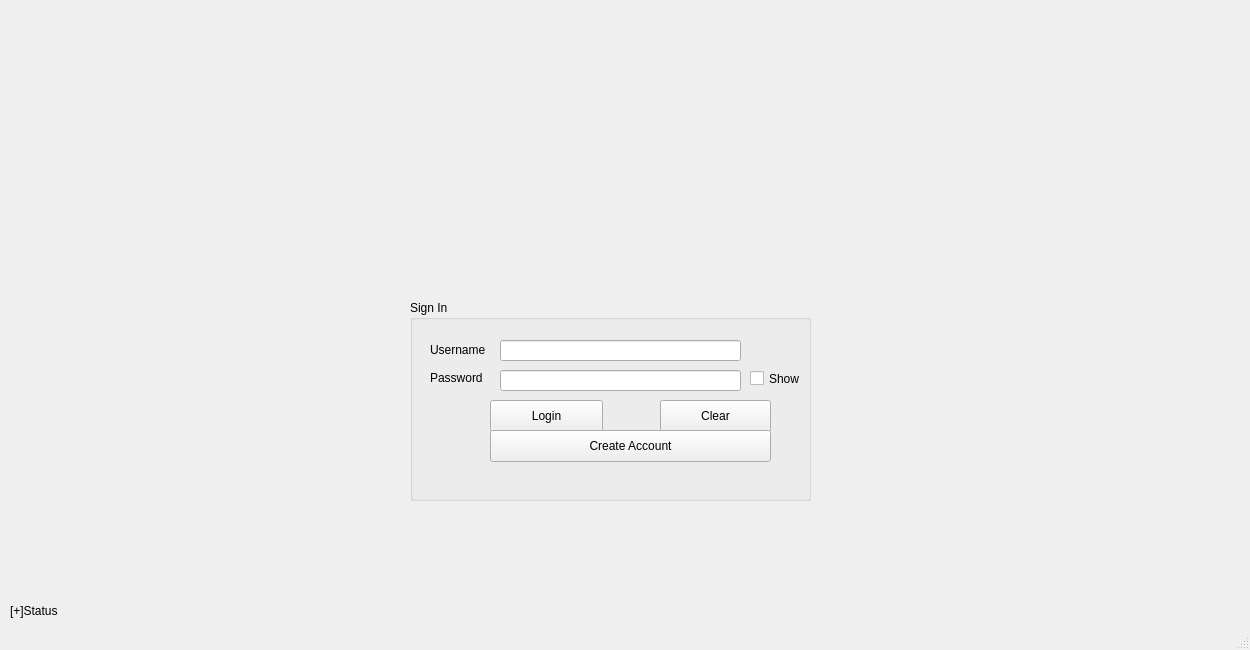
<?xml version="1.0" encoding="UTF-8"?>
<ui version="4.0">
 <class>MainWindow</class>
 <widget class="QMainWindow" name="MainWindow">
  <property name="geometry">
   <rect>
    <x>0</x>
    <y>0</y>
    <width>1250</width>
    <height>650</height>
   </rect>
  </property>
  <property name="windowTitle">
   <string>MainWindow</string>
  </property>
  <widget class="QWidget" name="centralwidget">
   <widget class="QLabel" name="Status">
    <property name="geometry">
     <rect>
      <x>10</x>
      <y>600</y>
      <width>171</width>
      <height>21</height>
     </rect>
    </property>
    <property name="text">
     <string>[+]Status</string>
    </property>
   </widget>
   <widget class="QGroupBox" name="groupBox">
    <property name="geometry">
     <rect>
      <x>410</x>
      <y>300</y>
      <width>401</width>
      <height>201</height>
     </rect>
    </property>
    <property name="title">
     <string>Sign In</string>
    </property>
    <widget class="QLineEdit" name="lineUser">
     <property name="geometry">
      <rect>
       <x>90</x>
       <y>40</y>
       <width>241</width>
       <height>21</height>
      </rect>
     </property>
    </widget>
    <widget class="QLineEdit" name="linePassword">
     <property name="geometry">
      <rect>
       <x>90</x>
       <y>70</y>
       <width>241</width>
       <height>21</height>
      </rect>
     </property>
     <property name="echoMode">
      <enum>QLineEdit::Password</enum>
     </property>
    </widget>
    <widget class="QLabel" name="label_2">
     <property name="geometry">
      <rect>
       <x>20</x>
       <y>70</y>
       <width>71</width>
       <height>16</height>
      </rect>
     </property>
     <property name="text">
      <string>Password</string>
     </property>
    </widget>
    <widget class="QLabel" name="label">
     <property name="geometry">
      <rect>
       <x>20</x>
       <y>40</y>
       <width>71</width>
       <height>20</height>
      </rect>
     </property>
     <property name="text">
      <string>Username</string>
     </property>
    </widget>
    <widget class="QPushButton" name="pushLogin">
     <property name="geometry">
      <rect>
       <x>80</x>
       <y>100</y>
       <width>113</width>
       <height>32</height>
      </rect>
     </property>
     <property name="text">
      <string>Login</string>
     </property>
     <property name="autoDefault">
      <bool>true</bool>
     </property>
     <property name="default">
      <bool>false</bool>
     </property>
    </widget>
    <widget class="QPushButton" name="pushClear">
     <property name="geometry">
      <rect>
       <x>250</x>
       <y>100</y>
       <width>111</width>
       <height>32</height>
      </rect>
     </property>
     <property name="text">
      <string>Clear</string>
     </property>
    </widget>
    <widget class="QPushButton" name="buttonCreate">
     <property name="geometry">
      <rect>
       <x>80</x>
       <y>130</y>
       <width>281</width>
       <height>32</height>
      </rect>
     </property>
     <property name="text">
      <string>Create Account</string>
     </property>
    </widget>
    <widget class="QCheckBox" name="checkPassword">
     <property name="geometry">
      <rect>
       <x>340</x>
       <y>70</y>
       <width>61</width>
       <height>17</height>
      </rect>
     </property>
     <property name="text">
      <string>Show</string>
     </property>
    </widget>
   </widget>
   <widget class="QLabel" name="Logo">
    <property name="geometry">
     <rect>
      <x>350</x>
      <y>30</y>
      <width>501</width>
      <height>251</height>
     </rect>
    </property>
    <property name="text">
     <string/>
    </property>
    <property name="alignment">
     <set>Qt::AlignCenter</set>
    </property>
   </widget>
   <zorder>groupBox</zorder>
   <zorder>Status</zorder>
   <zorder>Logo</zorder>
  </widget>
  <widget class="QStatusBar" name="statusbar"/>
 </widget>
 <resources/>
 <connections/>
</ui>
